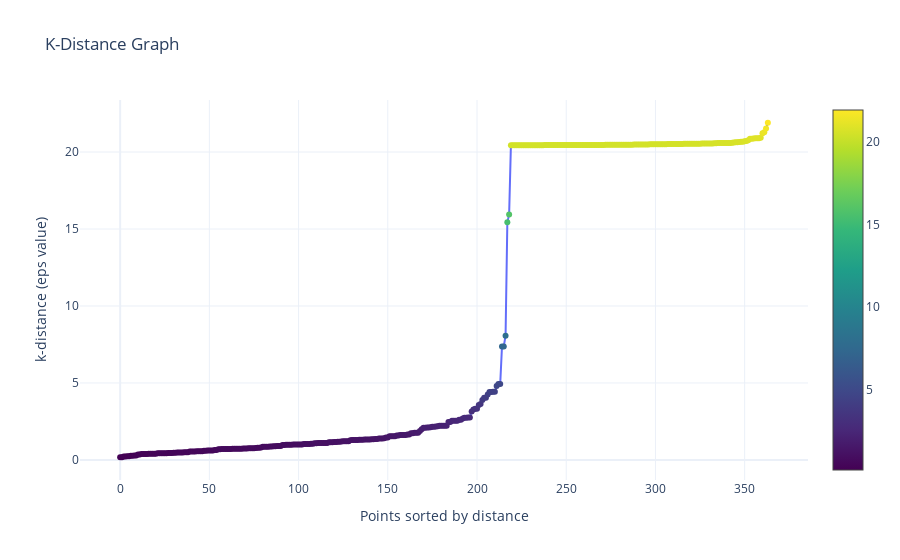

The code cell stored with this chart in its notebook:
### Code cell
import numpy as np
import plotly.graph_objs as go
import plotly.express as px

# Assuming distances and min_samples are already defined
# Example:
# distances = np.random.rand(100, 10)  # Example distances array
# min_samples = 4

# Calculate k-distances
k_dist = distances[:, min_samples-1]

# Sort distances
k_dist_sorted = np.sort(k_dist)

# Create a color scale based on the sorted distances
colors = px.colors.sequential.Viridis

# Create a scatter plot with a color gradient
fig = go.Figure()

fig.add_trace(go.Scatter(
    x=np.arange(len(k_dist_sorted)),
    y=k_dist_sorted,
    mode='markers+lines',
    marker=dict(
        color=k_dist_sorted,
        colorscale=colors,
        showscale=True
    )
))

# Update layout for better visualization
fig.update_layout(
    title='K-Distance Graph',
    xaxis_title='Points sorted by distance',
    yaxis_title='k-distance (eps value)',
    template='plotly_white'
)

# Show the plot
fig.show()

### Figure 1 — Plotly figure (JSON) as saved in the notebook; plotly's stock layout.template omitted (floating-point values rounded to 4 significant figures; data arrays with more than 128 entries replaced by an {"elided": "..."} marker saying what was removed)
{"data": [{"marker": {"color": {"elided": "364 float values"}, "colorscale": [[0, "#440154"], [0.1111, "#482878"], [0.2222, "#3e4989"], [0.3333, "#31688e"], [0.4444, "#26828e"], [0.5556, "#1f9e89"], [0.6667, "#35b779"], [0.7778, "#6ece58"], [0.8889, "#b5de2b"], [1, "#fde725"]], "showscale": true}, "mode": "markers+lines", "type": "scatter", "x": {"elided": "364 int values"}, "y": {"elided": "364 float values"}}], "layout": {"title": {"text": "K-Distance Graph"}, "xaxis": {"title": {"text": "Points sorted by distance"}}, "yaxis": {"title": {"text": "k-distance (eps value)"}}}}
